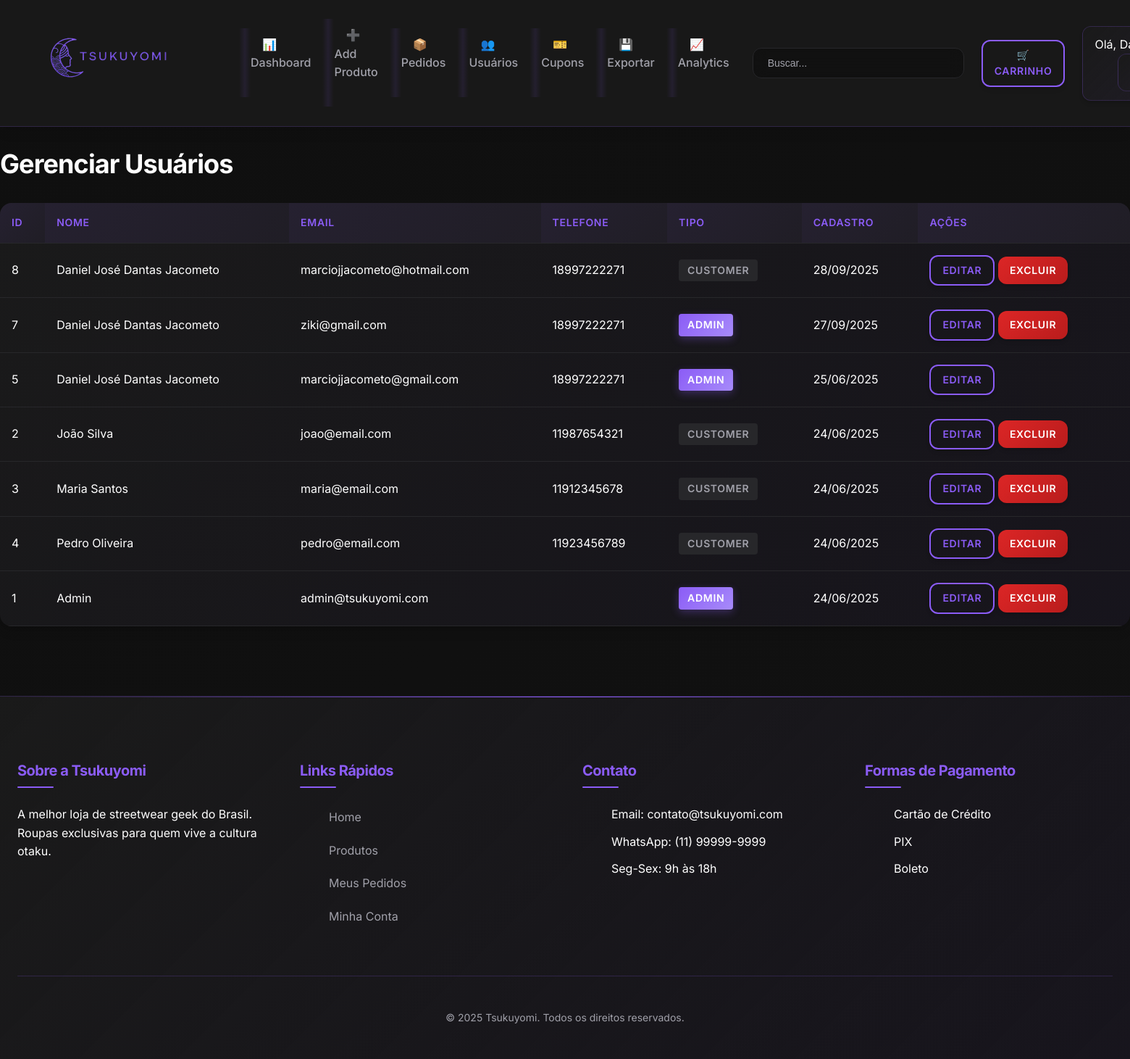
Screenshot of /public/index.php?action=users (signed in) with the database file from the repository.
### tables this page shows
CREATE TABLE `users` (
  `id` int(11) NOT NULL,
  `name` varchar(100) NOT NULL,
  `email` varchar(100) NOT NULL,
  `password` varchar(255) NOT NULL,
  `phone` varchar(20) DEFAULT NULL,
  `address` varchar(255) DEFAULT NULL,
  `city` varchar(100) DEFAULT NULL,
  `state` varchar(2) DEFAULT NULL,
  `zip_code` varchar(10) DEFAULT NULL,
  `user_type` enum('customer','admin') DEFAULT 'customer',
  `created_at` timestamp NOT NULL DEFAULT current_timestamp()
);

### controllers/UserController.php (called while the page is built, shortened)
<?php
require_once '../factories/ModelFactory.php';
class UserController {
    private $userFactory;
    public function __construct() {
        $factoryManager = FactoryManager::getInstance();
        $this->userFactory = $factoryManager->getFactory('user');
    }
    public function index() {
        $user = $this->userFactory->createModel();
        $stmt = $user->read();
        $users = $stmt->fetchAll(PDO::FETCH_ASSOC);
        include '../views/users/index.php';
    }
}
?>

### factories/ModelFactory.php (called while the page is built, shortened)
<?php
require_once __DIR__ . '/../config/database.php';
require_once __DIR__ . '/../models/User.php';
abstract class ModelFactory {
    public function __construct() {
        $database = new Database();
        $this->db = $database->getConnection();
    }
}
class UserFactory extends ModelFactory {
    public function createModel() {
        return new User($this->db);
    }
}
class FactoryManager {
    private static $instance = null;
    private $factories = [];
    public static function getInstance() {
        if (self::$instance === null) {
            self::$instance = new self();
        }
        return self::$instance;
    }
    public function registerFactory($name, ModelFactory $factory) {
        $this->factories[$name] = $factory;
    }
    public function getFactory($name) {
        return $this->factories[$name];
    }
}
?>

### config/database.php (called while the page is built, shortened)
<?php
class Database {
    private $host = "localhost";
    private $db_name = "tsukuyomi_store";
    private $username = "root";
    private $password = "";
    public function getConnection() {
        $this->conn = null;
        try {
            $this->conn = new PDO("mysql:host=" . $this->host . ";dbname=" . $this->db_name,
                                  $this->username, $this->password);
            $this->conn->exec("set names utf8");
            $this->conn->setAttribute(PDO::ATTR_ERRMODE, PDO::ERRMODE_EXCEPTION);
        } catch(PDOException $exception) {
            echo "Connection error: " . $exception->getMessage();
        }
        return $this->conn;
    }
}
?>

### models/User.php (called while the page is built, shortened)
<?php
class User {
    private $conn;
    private $table_name = "users";
    public function __construct($db) {
        $this->conn = $db;
    }
    public function read() {
        $query = "SELECT id, name, email, phone, city, state, user_type, created_at
                FROM " . $this->table_name . " ORDER BY created_at DESC";
        $stmt = $this->conn->prepare($query);
        $stmt->execute();
        return $stmt;
    }
}
?>

### views/users/index.php (the view, shortened to what this page needs)
<?php include '../views/layout/header.php'; ?>
<h2>Gerenciar Usuários</h2>
<div class="table-container">
    <table class="data-table">
        <thead>
            <tr>
                <th>ID</th>
                <th>Nome</th>
                <th>Email</th>
                <th>Telefone</th>
                <th>Tipo</th>
                <th>Cadastro</th>
                <th>Ações</th>
            </tr>
        </thead>
        <tbody>
            <?php foreach($users as $user): ?>
                <tr>
                    <td><?php echo $user['id']; ?></td>
                    <td><?php echo htmlspecialchars($user['name']); ?></td>
                    <td><?php echo htmlspecialchars($user['email']); ?></td>
                    <td><?php echo htmlspecialchars($user['phone']); ?></td>
                    <td>
                        <span class="badge <?php echo $user['user_type'] == 'admin' ? 'badge-primary' : 'badge-secondary'; ?>">
                            <?php echo $user['user_type']; ?>
                        </span>
                    </td>
                    <td><?php echo date('d/m/Y', strtotime($user['created_at'])); ?></td>
                    <td>
                        <a href="/tsukuyomi/public/index.php?action=edit_user&id=<?php echo $user['id']; ?>"
                           class="btn btn-sm btn-secondary">Editar</a>
                        <?php if($user['id'] != $_SESSION['user_id']): ?>
                            <a href="/tsukuyomi/public/index.php?action=delete_user&id=<?php echo $user['id']; ?>"
                               class="btn btn-sm btn-danger"
                               onclick="return confirm('Tem certeza que deseja excluir este usuário?')">Excluir</a>
                        <?php endif; ?>
                    </td>
                </tr>
            <?php endforeach; ?>
        </tbody>
    </table>
</div>
<?php include '../views/layout/footer.php'; ?>

### public/css/style.css (style rules this page uses)
html, body { margin: 0 !important; padding: 0 !important; box-sizing: border-box; }
:root { --primary-color: #8b5cf6; --secondary-color: #1e1b4b; --accent-color: #dc2626; --background-color: #0f0f0f; --surface-color: #1a1a1a; --text-primary: #ffffff; --text-secondary: #a1a1aa; --border-color: #27272a; --success-color: #22c55e; --warning-color: #f59e0b; --error-color: #ef4444; --shadow-sm: 0 1px 2px 0 rgba(0, 0, 0, 0.05); --shadow-md: 0 4px 6px -1px rgba(0, 0, 0, 0.1), 0 2px 4px -1px rgba(0, 0, 0, 0.06); --shadow-lg: 0 10px 15px -3px rgba(0, 0, 0, 0.1), 0 4px 6px -2px rgba(0, 0, 0, 0.05); --shadow-xl: 0 20px 25px -5px rgba(0, 0, 0, 0.1), 0 10px 10px -5px rgba(0, 0, 0, 0.04); --border-radius-sm: 0.375rem; --border-radius-md: 0.5rem; --border-radius-lg: 0.75rem; --border-radius-xl: 1rem; --transition-fast: 0.15s ease-out; --transition-normal: 0.3s ease-out; --transition-slow: 0.5s ease-out; }
body { font-family: 'Inter', -apple-system, BlinkMacSystemFont, 'Segoe UI', Roboto, sans-serif; background: linear-gradient(135deg, var(--background-color) 0%, #111111 100%); color: var(--text-primary); line-height: 1.6; min-height: 100vh; font-feature-settings: 'kern' 1, 'liga' 1; -webkit-font-smoothing: antialiased; -moz-osx-font-smoothing: grayscale; }
h1, h2, h3, h4, h5, h6 { font-weight: 700; margin-bottom: 1rem; line-height: 1.2; letter-spacing: -0.025em; }
h2 { font-size: clamp(1.5rem, 4vw, 2.25rem); color: var(--text-primary); }
a { color: var(--primary-color); text-decoration: none; transition: all var(--transition-normal); position: relative; }
.btn { display: inline-flex; align-items: center; justify-content: center; padding: 0.875rem 1.75rem; border-radius: var(--border-radius-lg); font-weight: 600; text-align: center; transition: all var(--transition-normal); cursor: pointer; border: none; font-size: 0.875rem; text-transform: uppercase; letter-spacing: 0.05em; position: relative; overflow: hidden; text-decoration: none; box-shadow: var(--shadow-md); }
.btn::before { content: ''; position: absolute; top: 0; left: -100%; width: 100%; height: 100%; background: linear-gradient(90deg, transparent, rgba(255, 255, 255, 0.2), transparent); transition: left var(--transition-slow); }
.btn-secondary { background: transparent; color: var(--primary-color); border: 2px solid var(--primary-color); }
.btn-danger { background: linear-gradient(135deg, var(--accent-color) 0%, #b91c1c 100%); color: white; }
.table-container { overflow-x: auto; margin: 2rem 0; border-radius: var(--border-radius-xl); box-shadow: var(--shadow-lg); background: linear-gradient(135deg, var(--surface-color) 0%, rgba(139, 92, 246, 0.05) 100%); }
.data-table { width: 100%; border-collapse: collapse; }
.data-table th, .data-table td { padding: 1.5rem; text-align: left; border-bottom: 1px solid rgba(139, 92, 246, 0.1); }
.data-table th { background: linear-gradient(135deg, rgba(139, 92, 246, 0.1) 0%, rgba(139, 92, 246, 0.05) 100%); font-weight: 700; color: var(--primary-color); text-transform: uppercase; letter-spacing: 0.05em; font-size: 0.875rem; }
.badge { display: inline-block; padding: 0.5rem 1rem; border-radius: 50px; font-size: 0.875rem; font-weight: 600; text-transform: uppercase; letter-spacing: 0.05em; }
.badge-primary { background: linear-gradient(135deg, var(--primary-color), #a78bfa); color: white; box-shadow: 0 4px 12px rgba(139, 92, 246, 0.3); }
.badge-secondary { background: var(--border-color); color: var(--text-secondary); }
.btn-sm { padding: 0.625rem 1.25rem; font-size: 0.875rem; }

### views/users/index.php (style rules this page uses)
.table-container { overflow-x: auto; margin: 2rem 0; }
.data-table { width: 100%; border-collapse: collapse; }
.data-table th, .data-table td { padding: 1rem; text-align: left; border-bottom: 1px solid var(--border-color); }
.data-table th { background-color: var(--surface-color); font-weight: 600; }
.badge { display: inline-block; padding: 0.25rem 0.75rem; border-radius: 0.25rem; font-size: 0.875rem; }
.badge-primary { background-color: var(--primary-color); color: white; }
.badge-secondary { background-color: var(--border-color); color: var(--text-secondary); }
.btn-sm { padding: 0.5rem 1rem; font-size: 0.875rem; }

### rows the page displays
users: id "8", name "Daniel José Dantas Jacometo", email "marciojjacometo@hotmail.com", phone "18997222271", user_type "CUSTOMER", created_at "28/09/2025"
users: id "7", name "Daniel José Dantas Jacometo", email "ziki@gmail.com", phone "18997222271", user_type "ADMIN", created_at "27/09/2025"
users: id "5", name "Daniel José Dantas Jacometo", email "marciojjacometo@gmail.com", phone "18997222271", user_type "ADMIN", created_at "25/06/2025"
users: id "2", name "João Silva", email "joao@email.com", phone "11987654321", user_type "CUSTOMER", created_at "24/06/2025"
users: id "3", name "Maria Santos", email "maria@email.com", phone "11912345678", user_type "CUSTOMER", created_at "24/06/2025"
users: id "4", name "Pedro Oliveira", email "pedro@email.com", phone "11923456789", user_type "CUSTOMER", created_at "24/06/2025"
users: id "1", name "Admin", email "admin@tsukuyomi.com", user_type "ADMIN", created_at "24/06/2025"
